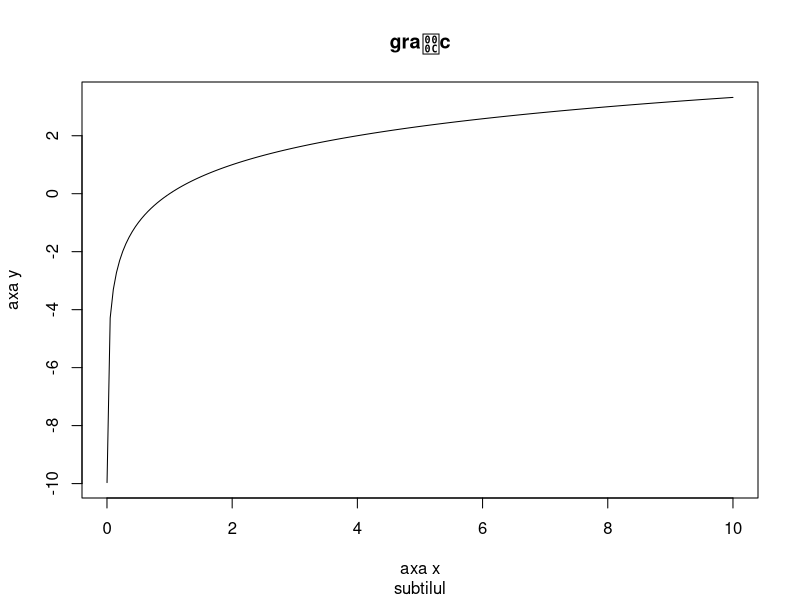
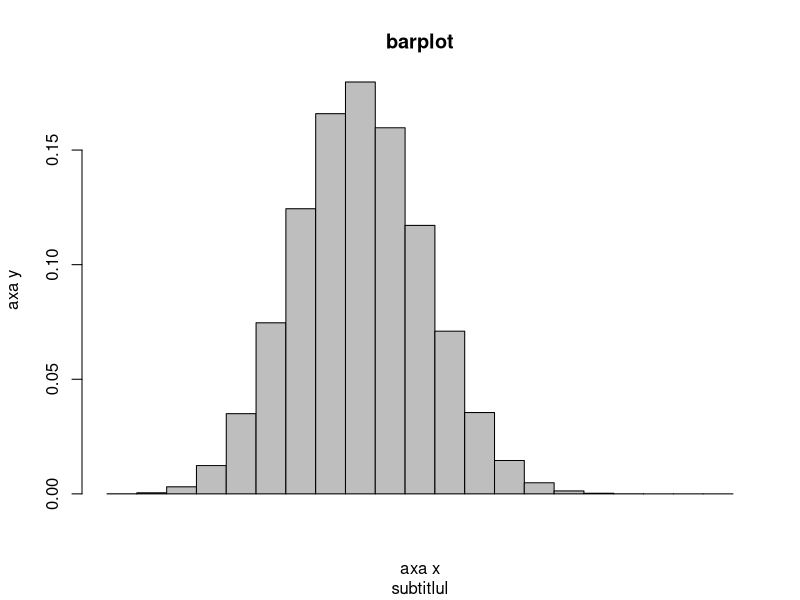
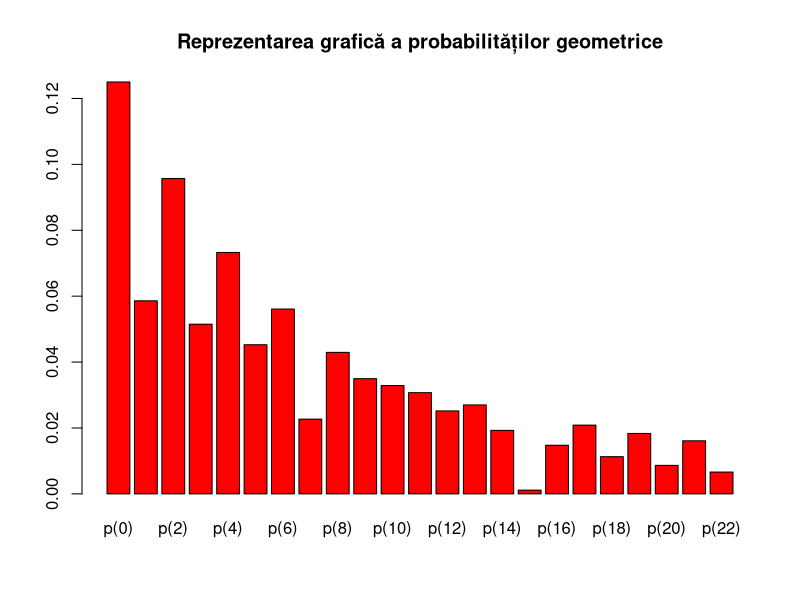
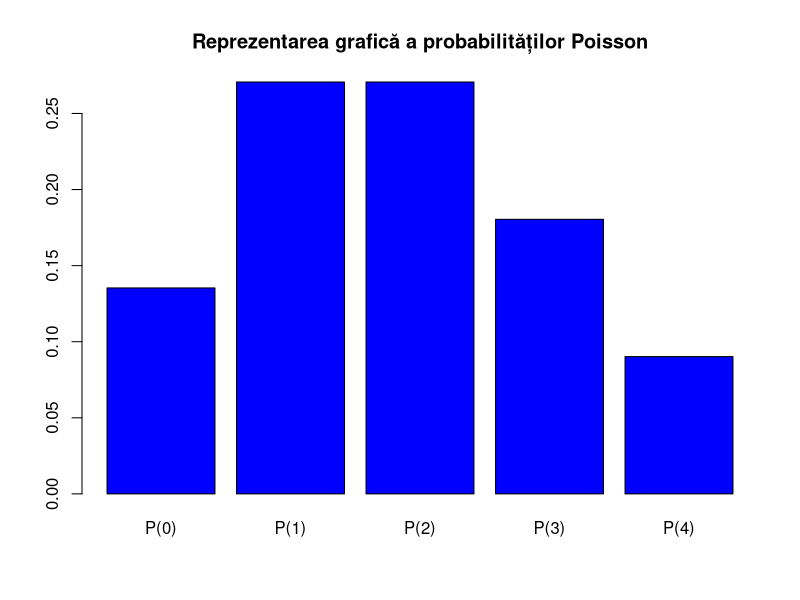

Write R code to recreate these figures, in order.
#exercitii rezolvate la seminar

x = c(1,3,2,15,66,21,34,53,7)
x = c(T,T,F,T,F)
length(x)

x = seq(0.001, 10, length = 200)
y = log2(x)
plot(x, y, type = 'l', main='grac', sub = 'subtilul', xlab ='axa x', ylab = 'axa y')
# tipul gracului: linie

n = 20
x = seq(0,n,1)
y = (dbinom(x, n, 0.4))
barplot(y, space = 0, main='barplot', sub = 'subtitlul', xlab ='axa x', ylab = 'axa y')
# ^ntre coloane spatiul este zero

dispersie = function(x,p){
  media =sum(p*x)
  dispersie= sum(p*(x-media)^2)
  return (dispersie)
}
y=c(23,32,31,27,37,33,25,21)
q=c(1/8,1/16,1/8,1/16,1/8,1/16,1/8,5/16)
dispersie(y,q)

#functie
vecto_sqrt = function(x) {
  for(i in 1:length(x)) {
    if(x[i] > 0)
      x[i] = sqrt(x[i])
    else
      x[i] = sqrt(-x[i])
  }
  return (x)
}
vecto_sqrt(x)

#-------------------------------------

dev.off()

#ex. 9
n=c(23,32,31,27,37,33,25,21)
p=c(1/8,1/16,1/8,1/16,1/8,1/16,1/8,5/16)

grafic_geometric <- function(p, n) {
  pr <- dgeom(0:(n-1), p)
  n <- paste("p(", 0:(n-1), ")", sep="")
  barplot(pr, names.arg=n, col="red", main="Reprezentarea grafică a probabilităților geometrice")
}
grafic_geometric(p,n)

#ex. 10
grafic_poisson <- function(lambda, n) {
  pr <- dpois(0:(n-1), lambda)
  n <- paste("P(", 0:(n-1), ")", sep="")
  barplot(pr, names.arg=n, col="blue", main="Reprezentarea grafică a probabilităților Poisson")
}
grafic_poisson(2,5)